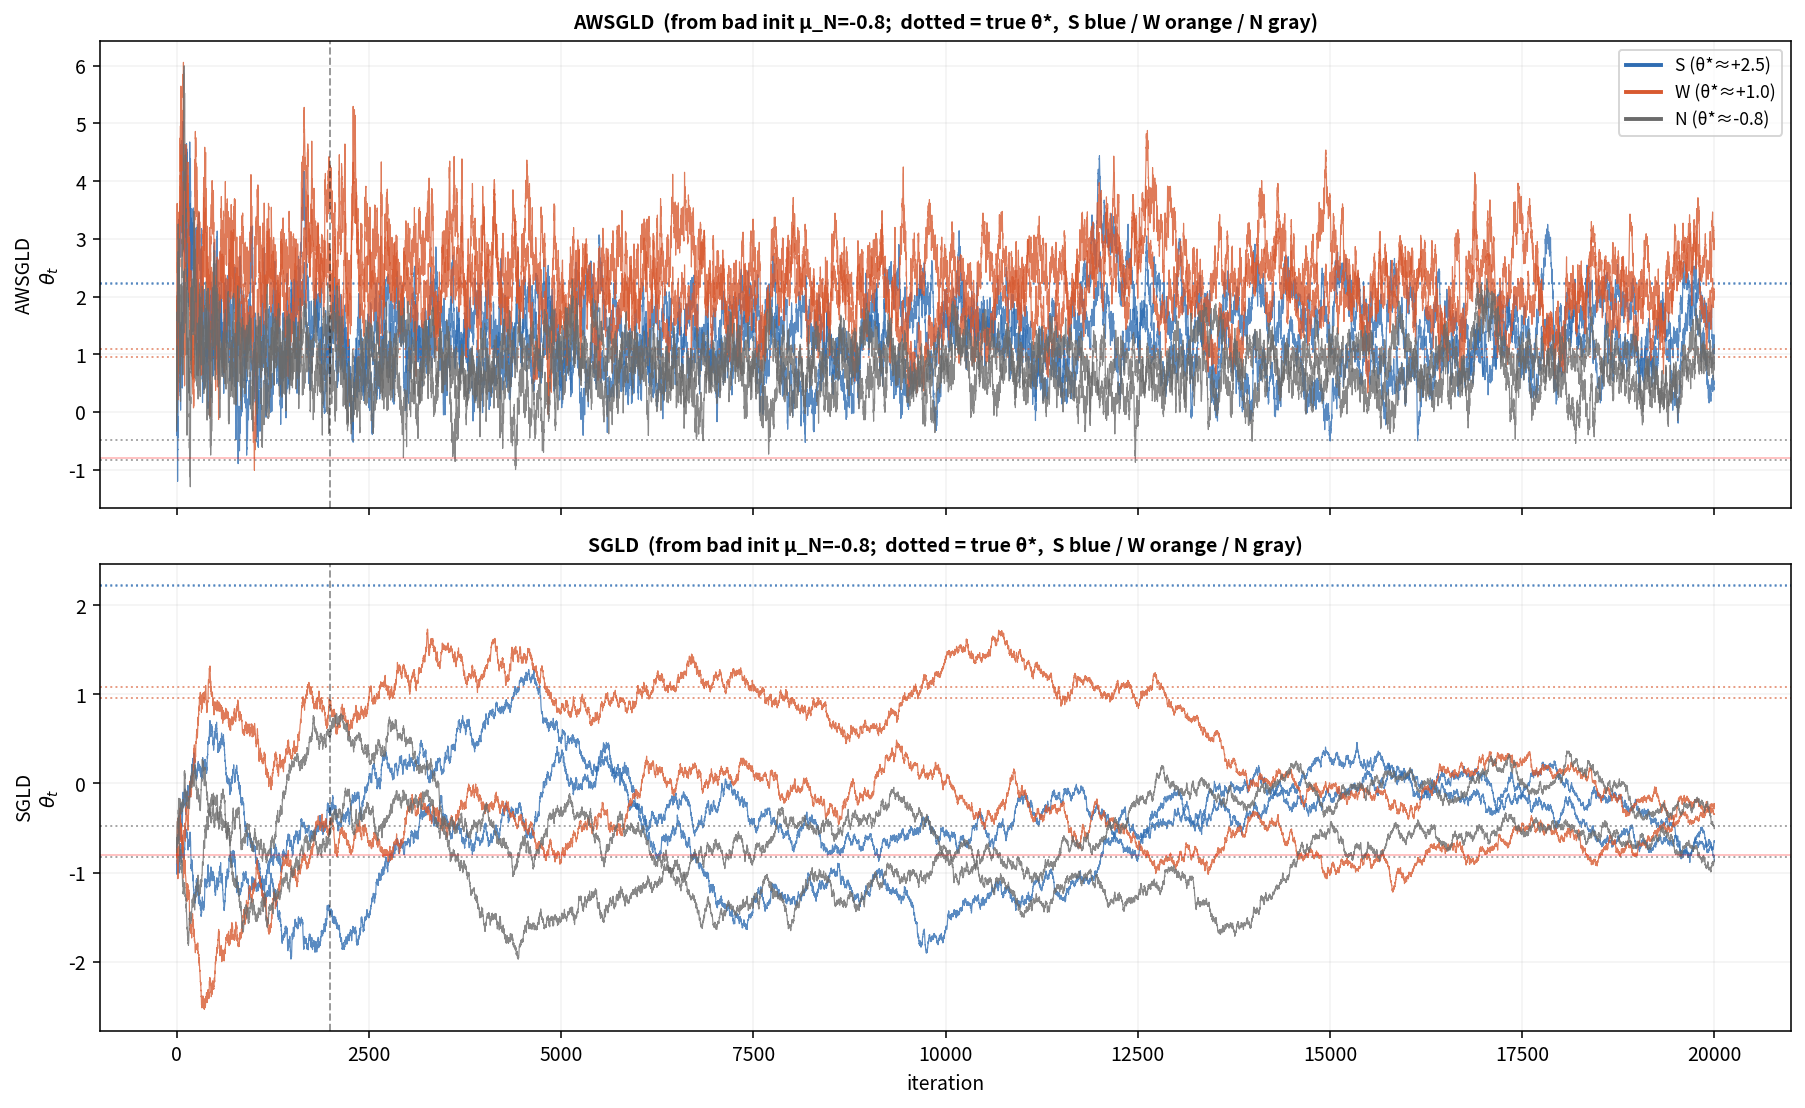

Write the Python code that produced this figure.
"""AWSGLD vs SGLD 사후 trace (θ 궤적) — n=100, T=20000, bad init μ_N.
대표 노드(S/W/N 각 2개)의 θ_t 를 반복에 따라 그림. 점선 = 정답 θ*.
AWSGLD 는 bad init 에서 정답 영역으로 올라가 안정 진동(수렴), SGLD 는 헤맴.
출력: trace_n100.png
"""
import os, sys, time
import numpy as np
import matplotlib; matplotlib.use("Agg")
import matplotlib.pyplot as plt
import matplotlib.font_manager as fm
sys.path.insert(0, os.path.dirname(os.path.abspath(__file__)))
import energy_diagnostics as E
import data_generator as DG
from local_trap_landscape import PARAMS

_F = "/usr/share/fonts/opentype/noto/NotoSansCJK-Regular.ttc"
if os.path.exists(_F):
    fm.fontManager.addfont(_F); plt.rcParams["font.family"] = fm.FontProperties(fname=_F).get_name()
plt.rcParams["axes.unicode_minus"] = False

HERE = os.path.dirname(os.path.abspath(__file__))
N = 100; E.T = 20000; E.BURN = 2000; E.BATCH = 50
GCOL = {"S": "#2F6DB2", "W": "#D85A30", "N": "#6B6B6B"}


def gen(n, seed):
    rng = np.random.default_rng(seed)
    z, _ = DG.assign_groups(n, (PARAMS["rho_S"], PARAMS["rho_W"], PARAMS["rho_N"]), rng)
    ts = DG.sample_theta_star(z, PARAMS, rng)
    Yc, _ = DG.sample_Y(ts, PARAMS["alpha"], rng)
    Y, _ = DG.apply_label_conflict(Yc, z, DG.FLIP_RATE_S_TO_0, DG.FLIP_RATE_N_TO_1, rng)
    A = DG.build_sbm_graph(z, DG.P_IN, DG.P_OUT, rng)
    B, u_0, _ = DG.build_B_and_u0(A, DG.DAMPING)
    return {"n": n, "A": A, "D": np.diag(A.sum(1))}, Y.astype(float), B, u_0, ts, z


def main():
    graph, Y, B, u_0, ts, z = gen(N, 0); n = N
    a0 = E.alpha_find(u_0, Y, E.GRID); ini = np.full(n, float(E.MU_N))
    rng = np.random.RandomState(1); picks = []
    for g in ("S", "W", "N"):
        idx = np.where(z == g)[0]; picks += list(rng.choice(idx, 2, replace=False))
    t0 = time.time()
    print(f"trace n={N} T={E.T} | AWSGLD, SGLD | bad init μ_N", flush=True)
    th_aw = E.run_awsgld(graph, Y, B, u_0, ini, a0, 0); print(f"  AWSGLD done ({int(time.time()-t0)}s)", flush=True)
    th_sg = E.run_sgld_family("SGLD", graph, Y, B, u_0, ini, a0, 0); print(f"  SGLD done ({int(time.time()-t0)}s)", flush=True)

    from matplotlib.lines import Line2D
    leg = [Line2D([0], [0], color=GCOL[g], lw=2, label=f"{g} (θ*≈{PARAMS['mu_'+g]:+.1f})") for g in ("S", "W", "N")]

    # ── 합본 (2행) ──
    fig, axes = plt.subplots(2, 1, figsize=(13, 8), sharex=True)
    for ax, ths, nm in [(axes[0], th_aw, "AWSGLD"), (axes[1], th_sg, "SGLD")]:
        for i in picks:
            g = z[i]; ax.plot(ths[:, i], color=GCOL[g], lw=0.6, alpha=0.8)
            ax.axhline(ts[i], color=GCOL[g], ls=":", lw=1.0, alpha=0.6)
        ax.axvline(E.BURN, color="k", ls="--", lw=1, alpha=0.4)
        ax.axhline(float(E.MU_N), color="red", ls="-", lw=0.8, alpha=0.3)
        ax.set_ylabel(f"{nm}\n" + r"$\theta_t$"); ax.grid(alpha=0.15)
        ax.set_title(f"{nm}  (from bad init μ_N={E.MU_N};  dotted = true θ*,  S blue / W orange / N gray)",
                     fontsize=10, fontweight="bold")
    axes[0].legend(handles=leg, fontsize=9, loc="upper right"); axes[1].set_xlabel("iteration")
    fig.tight_layout(); fig.savefig(os.path.join(HERE, "trace_n100.png"), dpi=140, bbox_inches="tight"); plt.close(fig)
    print("저장: trace_n100.png (합본)", flush=True)

    # ── 각 1장 ──
    for ths, nm in [(th_aw, "AWSGLD"), (th_sg, "SGLD")]:
        fig, ax = plt.subplots(figsize=(13, 4.6))
        for i in picks:
            g = z[i]
            ax.plot(ths[:, i], color=GCOL[g], lw=0.6, alpha=0.8)
            ax.axhline(ts[i], color=GCOL[g], ls=":", lw=1.0, alpha=0.6)
        ax.axvline(E.BURN, color="k", ls="--", lw=1, alpha=0.4)
        ax.axhline(float(E.MU_N), color="red", ls="-", lw=0.8, alpha=0.3)
        ax.set_ylabel(r"$\theta_t$"); ax.set_xlabel("iteration"); ax.grid(alpha=0.15)
        ax.legend(handles=leg, fontsize=9, loc="upper right")
        ax.set_title(f"{nm}  (n={N}, T={E.T};  from bad init μ_N={E.MU_N};  dotted = true θ*)",
                     fontsize=11, fontweight="bold")
        fig.tight_layout()
        out = os.path.join(HERE, f"trace_n100_{nm}.png")
        fig.savefig(out, dpi=140, bbox_inches="tight"); plt.close(fig)
        print(f"저장: trace_n100_{nm}.png", flush=True)
    print(f"({int(time.time()-t0)}s)")


if __name__ == "__main__":
    main()
